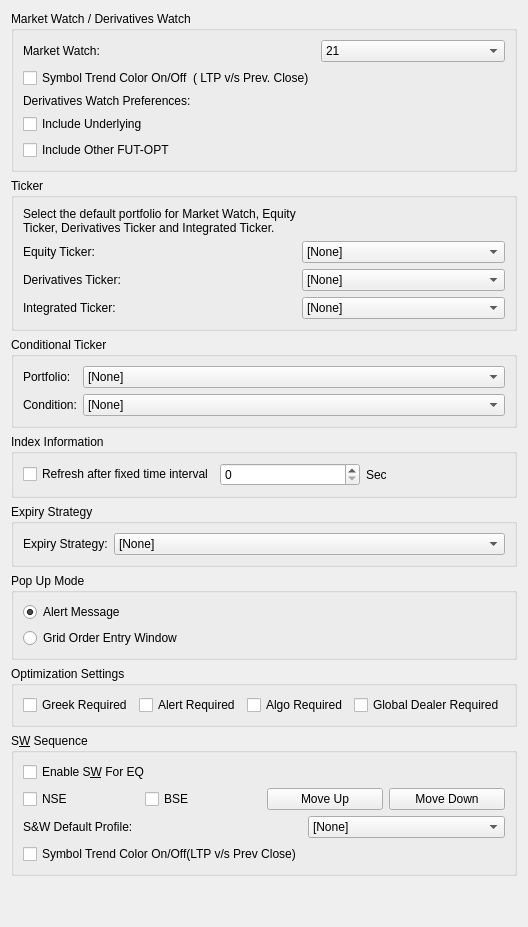
     <widget class="QWidget" name="generalTab">
      <attribute name="title">
       <string>General</string>
      </attribute>
      <layout class="QVBoxLayout" name="verticalLayout_2">
       <item>
        <widget class="QGroupBox" name="marketWatchGroup">
         <property name="title">
          <string>Market Watch / Derivatives Watch</string>
         </property>
         <layout class="QFormLayout" name="formLayout">
          <item row="0" column="0">
           <widget class="QLabel" name="label">
            <property name="text">
             <string>Market Watch:</string>
            </property>
           </widget>
          </item>
          <item row="0" column="1">
           <widget class="QComboBox" name="marketWatchCombo">
            <item>
             <property name="text">
              <string>21</string>
             </property>
            </item>
           </widget>
          </item>
          <item row="1" column="0">
           <widget class="QCheckBox" name="symbolTrendColorCheckBox">
            <property name="text">
             <string>Symbol Trend Color On/Off  ( LTP v/s Prev. Close)</string>
            </property>
           </widget>
          </item>
          <item row="2" column="0">
           <widget class="QLabel" name="label_2">
            <property name="text">
             <string>Derivatives Watch Preferences:</string>
            </property>
           </widget>
          </item>
          <item row="3" column="0">
           <widget class="QCheckBox" name="includeUnderlyingCheckBox">
            <property name="text">
             <string>Include Underlying</string>
            </property>
           </widget>
          </item>
          <item row="4" column="0">
           <widget class="QCheckBox" name="includeOtherFUTCheckBox">
            <property name="text">
             <string>Include Other FUT-OPT</string>
            </property>
           </widget>
          </item>
         </layout>
        </widget>
       </item>
       <item>
        <widget class="QGroupBox" name="tickerGroup">
         <property name="title">
          <string>Ticker</string>
         </property>
         <layout class="QFormLayout" name="formLayout_2">
          <item row="0" column="0">
           <widget class="QLabel" name="label_3">
            <property name="text">
             <string>Select the default portfolio for Market Watch, Equity Ticker, Derivatives Ticker and Integrated Ticker.</string>
            </property>
            <property name="wordWrap">
             <bool>true</bool>
            </property>
           </widget>
          </item>
          <item row="1" column="0">
           <widget class="QLabel" name="label_4">
            <property name="text">
             <string>Equity Ticker:</string>
            </property>
           </widget>
          </item>
          <item row="1" column="1">
           <widget class="QComboBox" name="equityTickerCombo">
            <item>
             <property name="text">
              <string>[None]</string>
             </property>
            </item>
           </widget>
          </item>
          <item row="2" column="0">
           <widget class="QLabel" name="label_5">
            <property name="text">
             <string>Derivatives Ticker:</string>
            </property>
           </widget>
          </item>
          <item row="2" column="1">
           <widget class="QComboBox" name="derivativesTickerCombo">
            <item>
             <property name="text">
              <string>[None]</string>
             </property>
            </item>
           </widget>
          </item>
          <item row="3" column="0">
           <widget class="QLabel" name="label_6">
            <property name="text">
             <string>Integrated Ticker:</string>
            </property>
           </widget>
          </item>
          <item row="3" column="1">
           <widget class="QComboBox" name="integratedTickerCombo">
            <item>
             <property name="text">
              <string>[None]</string>
             </property>
            </item>
           </widget>
          </item>
         </layout>
        </widget>
       </item>
       <item>
        <widget class="QGroupBox" name="conditionalTickerGroup">
         <property name="title">
          <string>Conditional Ticker</string>
         </property>
         <layout class="QFormLayout" name="formLayout_3">
          <item row="0" column="0">
           <widget class="QLabel" name="label_7">
            <property name="text">
             <string>Portfolio:</string>
            </property>
           </widget>
          </item>
          <item row="0" column="1">
           <widget class="QComboBox" name="conditionalPortfolioCombo">
            <item>
             <property name="text">
              <string>[None]</string>
             </property>
            </item>
           </widget>
          </item>
          <item row="1" column="0">
           <widget class="QLabel" name="label_8">
            <property name="text">
             <string>Condition:</string>
            </property>
           </widget>
          </item>
          <item row="1" column="1">
           <widget class="QComboBox" name="conditionCombo">
            <item>
             <property name="text">
              <string>[None]</string>
             </property>
            </item>
           </widget>
          </item>
         </layout>
        </widget>
       </item>
       <item>
        <widget class="QGroupBox" name="indexInfoGroup">
         <property name="title">
          <string>Index Information</string>
         </property>
         <layout class="QHBoxLayout" name="horizontalLayout">
          <item>
           <widget class="QCheckBox" name="refreshAfterFixedTimeCheckBox">
            <property name="text">
             <string>Refresh after fixed time interval</string>
            </property>
           </widget>
          </item>
          <item>
           <widget class="QSpinBox" name="refreshIntervalSpinBox">
            <property name="minimum">
             <number>0</number>
            </property>
            <property name="maximum">
             <number>9999</number>
            </property>
           </widget>
          </item>
          <item>
           <widget class="QLabel" name="label_9">
            <property name="text">
             <string>Sec</string>
            </property>
           </widget>
          </item>
         </layout>
        </widget>
       </item>
       <item>
        <widget class="QGroupBox" name="expiryStrategyGroup">
         <property name="title">
          <string>Expiry Strategy</string>
         </property>
         <layout class="QFormLayout" name="formLayout_4">
          <item row="0" column="0">
           <widget class="QLabel" name="label_10">
            <property name="text">
             <string>Expiry Strategy:</string>
            </property>
           </widget>
          </item>
          <item row="0" column="1">
           <widget class="QComboBox" name="expiryStrategyCombo">
            <item>
             <property name="text">
              <string>[None]</string>
             </property>
            </item>
           </widget>
          </item>
         </layout>
        </widget>
       </item>
       <item>
        <widget class="QGroupBox" name="popUpModeGroup">
         <property name="title">
          <string>Pop Up Mode</string>
         </property>
         <layout class="QVBoxLayout" name="verticalLayout_3">
          <item>
           <widget class="QRadioButton" name="alertMessageRadio">
            <property name="text">
             <string>Alert Message</string>
            </property>
            <property name="checked">
             <bool>true</bool>
            </property>
           </widget>
          </item>
          <item>
           <widget class="QRadioButton" name="gridOrderEntryRadio">
            <property name="text">
             <string>Grid Order Entry Window</string>
            </property>
           </widget>
          </item>
         </layout>
        </widget>
       </item>
       <item>
        <widget class="QGroupBox" name="optimizationGroup">
         <property name="title">
          <string>Optimization Settings</string>
         </property>
         <layout class="QGridLayout" name="gridLayout">
          <item row="0" column="0">
           <widget class="QCheckBox" name="greekRequiredCheckBox">
            <property name="text">
             <string>Greek Required</string>
            </property>
           </widget>
          </item>
          <item row="0" column="1">
           <widget class="QCheckBox" name="alertRequiredCheckBox">
            <property name="text">
             <string>Alert Required</string>
            </property>
           </widget>
          </item>
          <item row="0" column="2">
           <widget class="QCheckBox" name="algoRequiredCheckBox">
            <property name="text">
             <string>Algo Required</string>
            </property>
           </widget>
          </item>
          <item row="0" column="3">
           <widget class="QCheckBox" name="globalDealerCheckBox">
            <property name="text">
             <string>Global Dealer Required</string>
            </property>
           </widget>
          </item>
         </layout>
        </widget>
       </item>
       <item>
        <widget class="QGroupBox" name="sawSequenceGroup">
         <property name="title">
          <string>S&amp;W Sequence</string>
         </property>
         <layout class="QVBoxLayout" name="verticalLayout_4">
          <item>
           <widget class="QCheckBox" name="enableSAWForEQCheckBox">
            <property name="text">
             <string>Enable S&amp;W For EQ</string>
            </property>
           </widget>
          </item>
          <item>
           <layout class="QHBoxLayout" name="horizontalLayout_2">
            <item>
             <widget class="QCheckBox" name="nseCheckBox">
              <property name="text">
               <string>NSE</string>
              </property>
             </widget>
            </item>
            <item>
             <widget class="QCheckBox" name="bseCheckBox">
              <property name="text">
               <string>BSE</string>
              </property>
             </widget>
            </item>
            <item>
             <widget class="QPushButton" name="moveUpButton">
              <property name="text">
               <string>Move Up</string>
              </property>
             </widget>
            </item>
            <item>
             <widget class="QPushButton" name="moveDownButton">
              <property name="text">
               <string>Move Down</string>
              </property>
             </widget>
            </item>
           </layout>
          </item>
          <item>
           <layout class="QFormLayout" name="formLayout_5">
            <item row="0" column="0">
             <widget class="QLabel" name="label_11">
              <property name="text">
               <string>S&amp;W Default Profile:</string>
              </property>
             </widget>
            </item>
            <item row="0" column="1">
             <widget class="QComboBox" name="sawDefaultProfileCombo">
              <item>
               <property name="text">
                <string>[None]</string>
               </property>
              </item>
             </widget>
            </item>
            <item row="1" column="0">
             <widget class="QCheckBox" name="symbolTrendColorCheckBox_2">
              <property name="text">
               <string>Symbol Trend Color On/Off(LTP v/s Prev Close)</string>
              </property>
             </widget>
            </item>
           </layout>
          </item>
         </layout>
        </widget>
       </item>
       <item>
        <spacer name="verticalSpacer">
         <property name="orientation">
          <enum>Qt::Vertical</enum>
         </property>
         <property name="sizeHint" stdset="0">
          <size>
           <width>20</width>
           <height>40</height>
          </size>
         </property>
        </spacer>
       </item>
      </layout>
     </widget>
